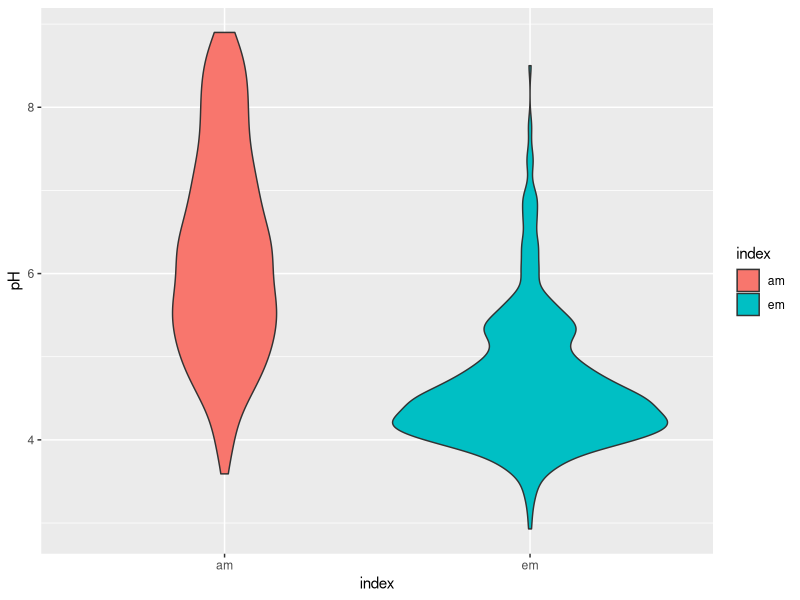
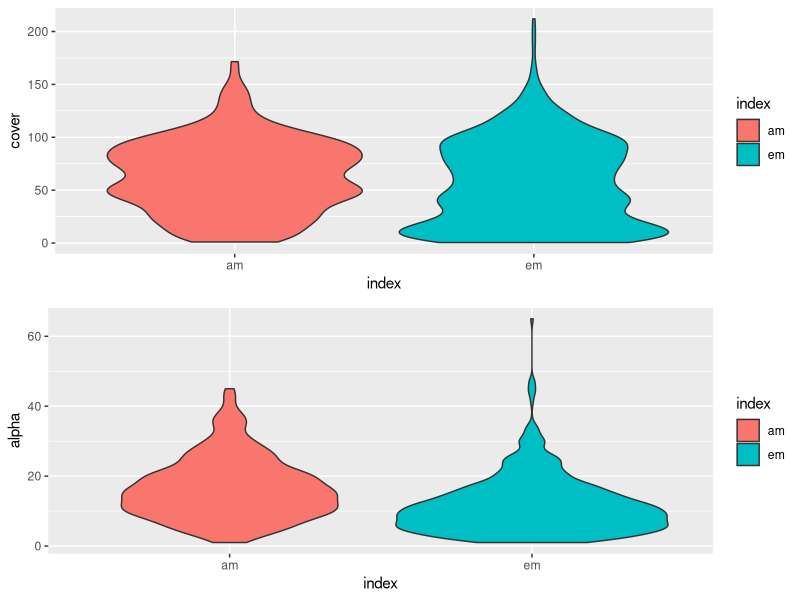
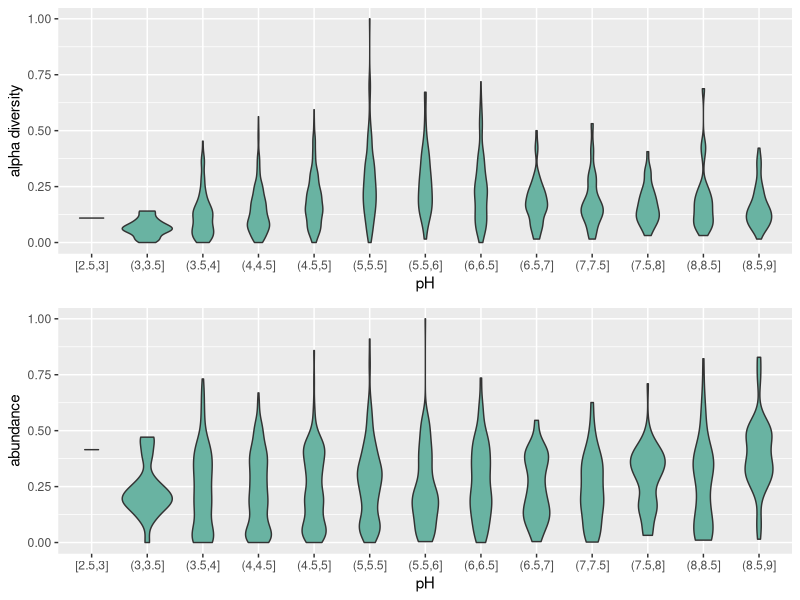
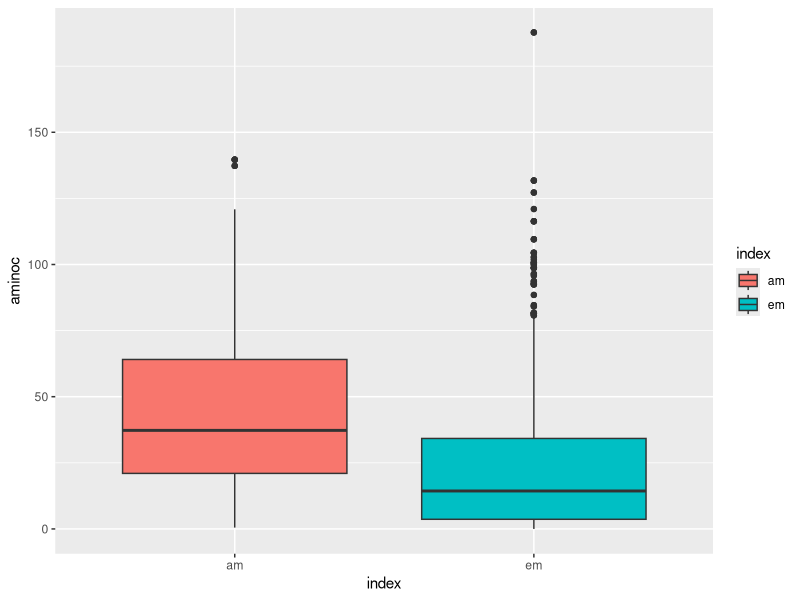
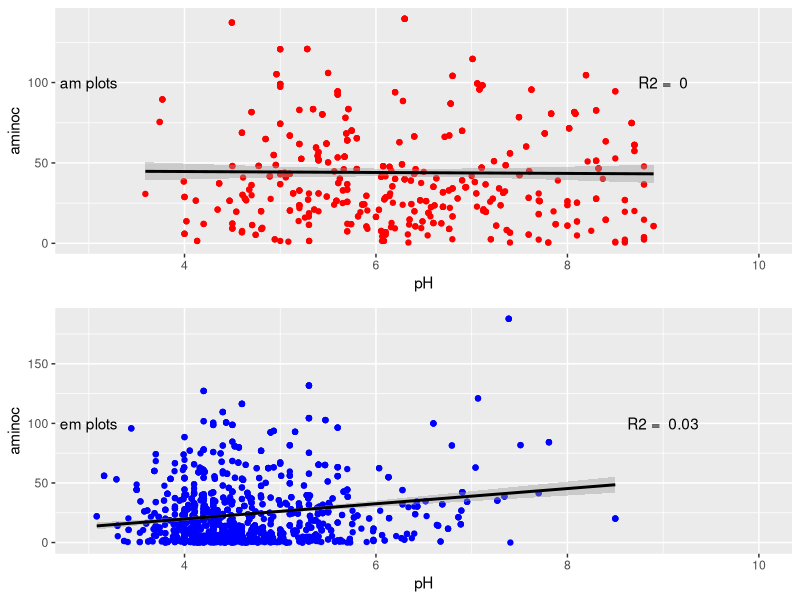

Write R code to recreate these figures, in order.
setwd("C:/dev/code/Reading/AMEMtrees/Code")
library(dplyr)
library(stringr)
library(tidyverse)
library(gridExtra)

normalize <- function(x) {
  norm = ((x - min(x, na.rm = TRUE)) / (max(x, na.rm = TRUE) - min(x, na.rm = TRUE)))
  
  return(norm)
}


#get data
data = read.csv('../data/year2dataA.csv')

#get rid of non woodland plots - anything that doesnt syart with W
woodsonly = data%>%filter(str_detect(nvc,"W"))


# Look at pH over am and em plots

am = c('W6','W7','W8','W9','W12','W13')
em = c('W3','W4','W10','W11','W14','W15','W16','W17')

amplots = filter(woodsonly, nvc %in% am)
emplots = filter(woodsonly, nvc %in% em)
#####

#pH across plots
pHam = amplots['pH']
index = rep('am',length(pHam))
df1 = cbind(pHam,index)

pHem = emplots['pH']
index = rep('em',length(pHem))
df2 = cbind(pHem,index)


data = rbind(df1,df2)


ggplot(data,aes(x = index, y = pH))+geom_violin(aes(fill = index))

#look at richness and abundance of em and am plots
amcover = amplots['cover']
index = rep('am',length(amcover))
df1 = cbind(amcover,index)

emcover = emplots['cover']
index = rep('em',length(emcover))
df2 = cbind(emcover,index)


data = rbind(df1,df2)

g1 = ggplot(data,aes(x = index, y = cover))+geom_violin(aes(fill = index))

#abundance

amalpha = amplots['alpha']
index = rep('am',length(amalpha))
df1 = cbind(amalpha,index)

emalpha = emplots['alpha']
index = rep('em',length(emalpha))
df2 = cbind(emalpha,index)


data = rbind(df1,df2)

g2 = ggplot(data,aes(x = index, y = alpha))+geom_violin(aes(fill = index))

grid.arrange(g1,g2, ncol = 1)

# look at richness and abundance with pH##############

dfalpha = woodsonly[c(3,9)]
dfalpha2 <- dfalpha %>% mutate_at(c('alpha'), ~(normalize(.) %>% as.vector))
dfabund = woodsonly[c(4,9)]
dfabund2 <- dfabund %>% mutate_at(c('cover'), ~(normalize(.) %>% as.vector))

index = rep('rich', nrow(dfalpha2))
df1 = cbind(dfalpha2,index)
colnames(df1) = c('value','pH','index')
df1 = df1%>%mutate(bin = cut_width(pH,width = 0.5, boundary = 0))
g1 = ggplot(data = na.omit(df1), aes(x=bin, y=value) ) +
  geom_violin(fill="#69b3a2") +
  xlab("pH")+
 ylab('alpha diversity')


index = rep('abund',nrow(dfabund2))
df2 = cbind(dfabund2,index)
colnames(df2) = c('value','pH','index')
df2 = df2%>%mutate(bin = cut_width(pH,width = 0.5, boundary = 0))
g2 = ggplot(data = na.omit(df2), aes(x=bin, y=value) ) +
  geom_violin(fill="#69b3a2") +
  xlab("pH")+
 ylab('abundance')


grid.arrange(g1,g2)

##########################

#is %am inoculum correlated with pH?

dfam = amplots[c(3,9,10,11)]
dfam = dfam%>%mutate(normshrub= normalize(amcover),
                 normtree = normalize(amtrees))
dfam = dfam%>%mutate(aminoc = (normshrub+normtree)*100)

dfem = emplots[c(3,9,10,11)]
dfem = dfem%>%mutate(normshrub= normalize(amcover),
                 normtree = normalize(amtrees))
dfem = dfem%>%mutate(aminoc = (normshrub+normtree)*100)

df1 = dfam['aminoc']
index = rep('am',nrow(df1))
df1 = cbind(dfam,index)

df2 = dfem['aminoc']
index = rep('em',nrow(df2))
df2 = cbind(dfem,index)


data = rbind(df1,df2)

ggplot(data,aes(x = index, y = aminoc))+geom_boxplot(aes(fill = index))

#is the amount of inoculum correlated with pH

r2am = round(summary(lm(aminoc ~ pH, df1))$r.squared,2)

text = paste("R2 = ", r2am) 
  g1 = ggplot(df1, aes(x = pH))+
    geom_point(aes(y = aminoc), colour = "red")+
    geom_smooth(method = "lm",aes(y = aminoc), colour = "black")+
    annotate("text",x = 9, y = 100,label =text)+
    ylab('aminoc') + xlab('pH')+
    xlim(3,10)+
    annotate('text',x=3,y=100,label="am plots")
#####
r2em = round(summary(lm(aminoc ~ pH, df2))$r.squared,2)

text = paste("R2 = ", r2em) 
g2 = ggplot(df2, aes(x = pH))+
  geom_point(aes(y = aminoc), colour = "blue")+
  geom_smooth(method = "lm",aes(y = aminoc), colour = "black")+
  annotate("text",x = 9, y = 100,label =text)+
  ylab('aminoc') + xlab('pH')+
  xlim(3,10)+
 annotate('text',x=3,y=100,label="em plots")
grid.arrange(g1,g2)
